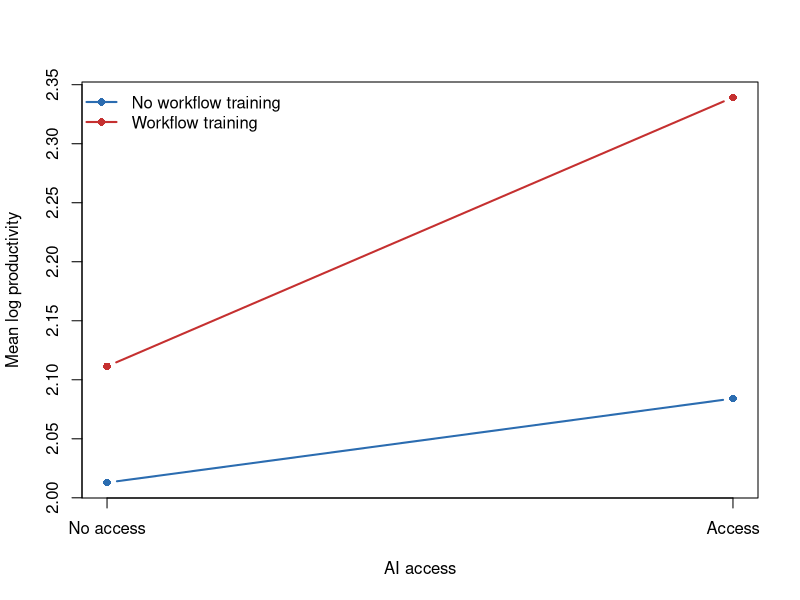

Recreate this plot in R.
set.seed(2604)
N <- 6000
ai_access <- rbinom(N, 1, 0.5)
workflow_training <- rbinom(N, 1, 0.5)
baseline_skill <- rnorm(N)

# A 2x2 factorial design identifies whether workflow redesign complements AI.
log_productivity <- 2 + 0.05*ai_access + 0.12*workflow_training +
  0.18*ai_access*workflow_training + 0.25*baseline_skill + rnorm(N, sd=0.55)
dat <- data.frame(ai_access, workflow_training, baseline_skill, log_productivity)
fit <- lm(log_productivity ~ ai_access*workflow_training + baseline_skill, dat)
co <- coef(summary(fit))
effects <- c(
  AI_without_training=coef(fit)["ai_access"],
  AI_with_training=coef(fit)["ai_access"]+coef(fit)["ai_access:workflow_training"],
  complementarity=coef(fit)["ai_access:workflow_training"]
)
saveRDS(list(data=dat,fit=fit,effects=effects),"res26_complements.rds")

dir.create("../../assets/fig",recursive=TRUE,showWarnings=FALSE)
means <- with(dat,tapply(log_productivity,list(workflow_training,ai_access),mean))
svg("../../assets/fig/fig_26_complements.svg",width=8.2,height=4.6)
matplot(c(0,1),t(means),type="b",pch=16,lty=1,lwd=2,
        col=c("#2b6cb0","#c53030"),xaxt="n",xlab="AI access",
        ylab="Mean log productivity")
axis(1,at=c(0,1),labels=c("No access","Access"))
legend("topleft",c("No workflow training","Workflow training"),
       col=c("#2b6cb0","#c53030"),pch=16,lty=1,lwd=2,bty="n")
dev.off()
cat(sprintf("AI effect without training %.3f | with training %.3f | interaction %.3f (SE %.3f)\n",
            effects[1],effects[2],effects[3],co["ai_access:workflow_training","Std. Error"]))
